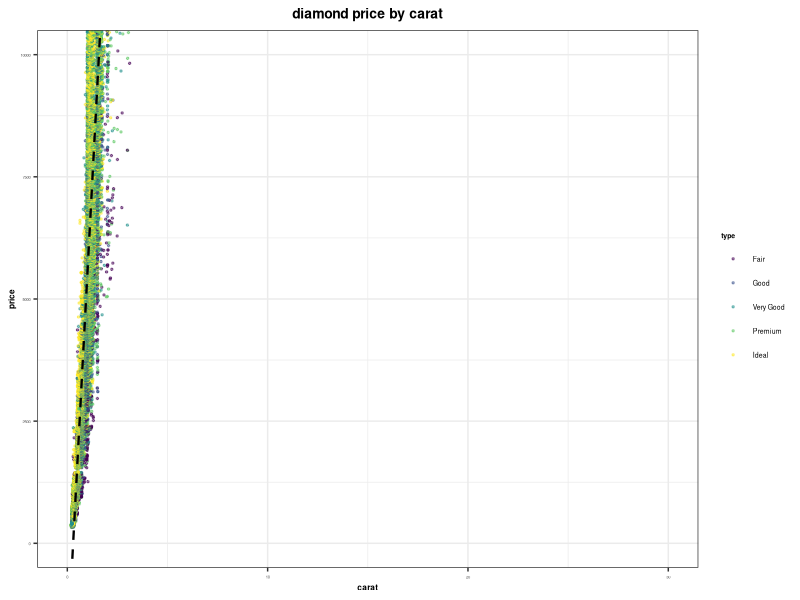
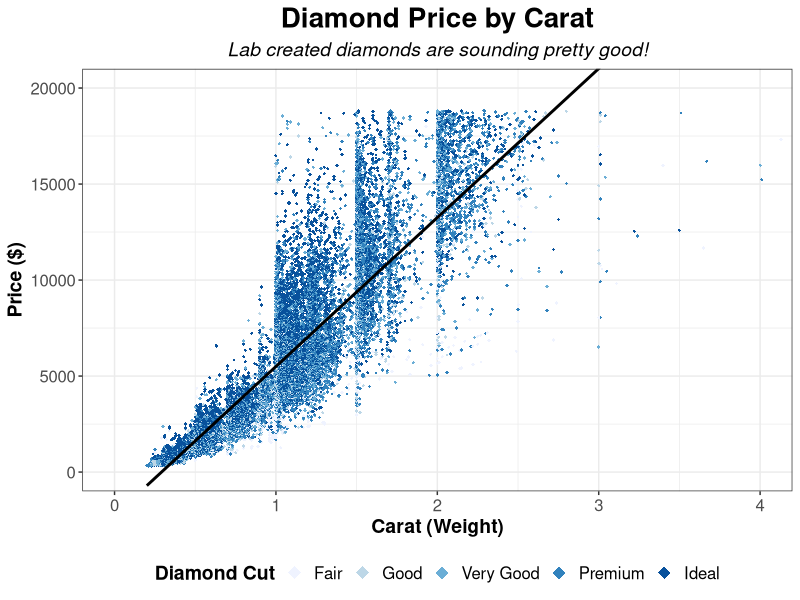

Reproduce these figures in R, in order.
## ---- chunk 1

knitr::opts_chunk$set(
	message = FALSE,
	root.dir = "~/Users/SandyCruz/Desktop/Repositories/Illescas/BadPlot_GoodPlot",
  fig.path = "Output/",
	warning = FALSE,
	include = TRUE
)
## ---- chunk 2

library(ggplot2)

## ---- chunk 3

data("diamonds") # this allows us to load the diamonds dataset from ggplot

## ---- chunk 4

bad_plot <- ggplot(diamonds, aes(x = carat, y = price, color = cut)) + # this allows us to create a plot and designate x and y axes
  geom_point(size = 0.5, alpha = 0.5) + # this allows us to choose the type of plot we want to make and also customize point size and shape
  geom_smooth(method = "lm", se = FALSE, linetype = 2, color = "black", size = 0.8) + # this allows us add a linear regression line where the standard error is not included and also allows us to customize the color and thickness of the line
  coord_cartesian(ylim = c(0, 10000),
                  xlim = c(0, 30)) + # this allows us set an upper limit to the y-axis which will cause a misleading upper range to the viewer
  labs(title = "diamond price by carat", x = "carat", y = "price", color = "type") + # this allows us to label our graph, which in this case I have ommitted some crucial data that a viewer would normally expect to see
  theme_bw() + #sets theme
  theme(
    plot.title = element_text(face = "bold", size = 10, hjust = 0.5), # these lines allow us to customize the elements of the titles, subtitiles, x-axis, y-axis, and legend, we can change size, position and appearance. In this case I have made unappealing requests in my code
    axis.title = element_text(face = "bold", size = 6),
    axis.text = element_text(size = 3),
    legend.title = element_text(face = "bold", size = 5),
    legend.text = element_text(size = 5)
  )

# Displaying the bad plot
bad_plot


## ---- chunk 5

good_plot <- ggplot(diamonds, aes(x = carat, y = price, color = cut)) + # this allows us to create a plot and designate x and y axes
  geom_point(shape = 18, size = 0.9) + # this allows us to choose the type of plot we want to make and also customize point size and shape
  geom_smooth(method = "lm", se = FALSE, linetype = 1, color = "black", size = 1) +  # this allows us add a linear regression line where the standard error is not included and also allows us to customize the color and thickness of the line
  coord_cartesian(ylim = c(0, 20000), # this allows us to set a lower and upper limit to both the x-axis and the y-axis
                  xlim = c(0, 4.0)) +
  scale_color_brewer(palette = "Blues") + # this allows us to use the "Blues" color pallette
   guides(colour = guide_legend(override.aes = list(size = 4))) + # this allows us to override the size of the legend point sizes to make them easier to see and are more visually appealing
  labs(title = "Diamond Price by Carat", subtitle = "Lab created diamonds are sounding pretty good!", x = "Carat (Weight)", y = "Price ($)", color = "Diamond Cut") + # This allows us to label our graph to our liking, making sure to represent the data correcly
  theme_bw() + # this alows us to set the theme to keep our graph tidy and visually appealing
  theme(
    plot.title = element_text(face = "bold", size = 20, hjust = 0.5), # this allows us to customize the elements of the titles, subtitiles, x-axis, y-axis, and legend, we can change size, position and appearance.
    axis.title = element_text(face = "bold", size = 14),
    plot.subtitle = element_text(face = "italic", size = 14, hjust = 0.5),
    axis.text = element_text(size = 12),
    legend.title = element_text(face = "bold", size = 14),
    legend.text = element_text(size = 12),
    legend.position = "bottom", # this places legend at the botton, instead of the standard right side to make graph more visually appealing
  )

# Displaying the good plot
good_plot

